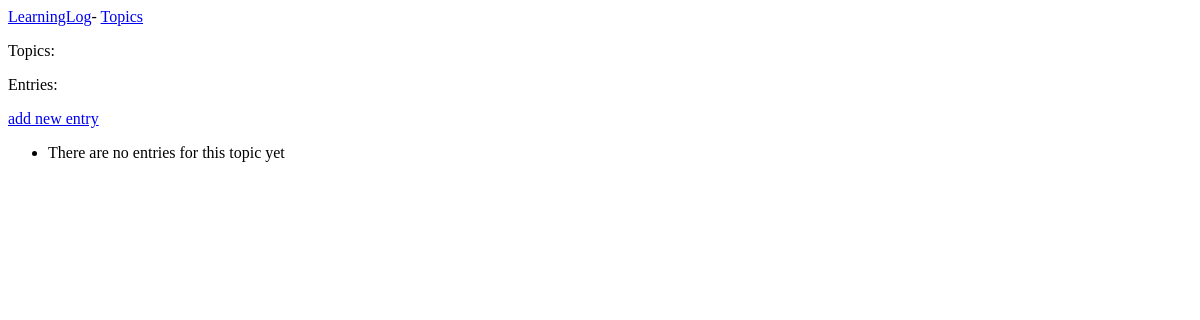
The app's page /topics/2, older data.
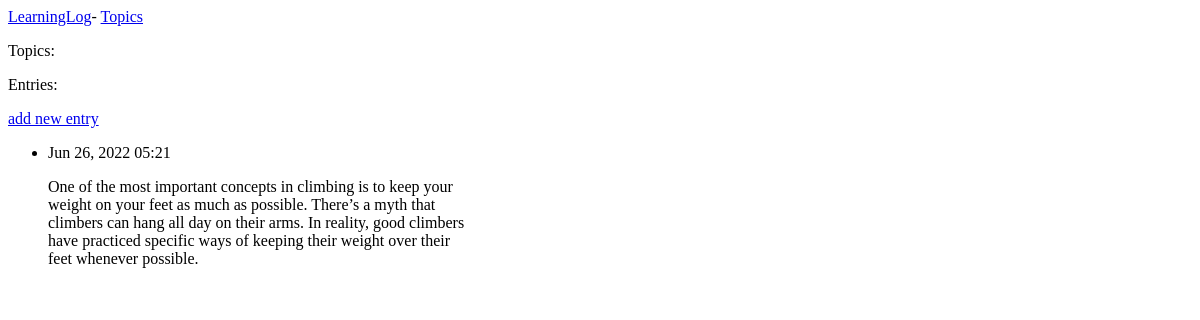
The same page, newer data.
### learning_logs/models.py (models this page shows, shortened)
class Entry(models.Model):
    topic = models.ForeignKey(Topic, on_delete=models.CASCADE)
    text = models.TextField()
    date_added = models.DateTimeField(auto_now_add=True)
    class Meta:
        verbose_name_plural = 'entries'

### learning_logs/views.py (the view)
# urls.py: path('topics/<int:topic_id>',views.topic, name='topic'),
def topic(request,topic_id):
	topic = Topic.objects.get(id =topic_id)
	entries = topic.entry_set.order_by('-date_added') # revrse order
	context = {'topic':topic,'entries': entries}
	return render(request, 'learning_logs/topic.html', context)

### learning_logs/templates/learning_logs/topic.html (shortened to what this page needs)
{%extends 'learning_logs/base.html'%}
{%block content%}
	<p> Topics:{{topics}}</p>
	<p>Entries:</p>
	<p>
		<a href="{% url 'new_entry' topic.id%}">add new entry</a>
	</p>
	<ul>
	{%for entry in entries%}
		<li>
			<p>{{entry.date_added| date:'M d, Y H:i'}}</p>
			<p>{{entry.text|linebreaks}}</p>
		</li>
	{%empty%}
		<li>
			There are no entries for this topic yet
		</li>
	{%endfor%}
	</ul>
{%endblock content%}

Row changes from the older to the newer data that the page shows:
added Entry: date_added "Jun 26, 2022 05:21", text "One of the most important concepts in climbing is to keep your weight on your feet as much as possible. There’s a myth that climbers can hang all day on their arms. In reality, good climbers have practiced specific ways of keeping their weight over their feet whenever possible."
Text that changed along with them:
text no longer shown: "There are no entries for this topic yet"
